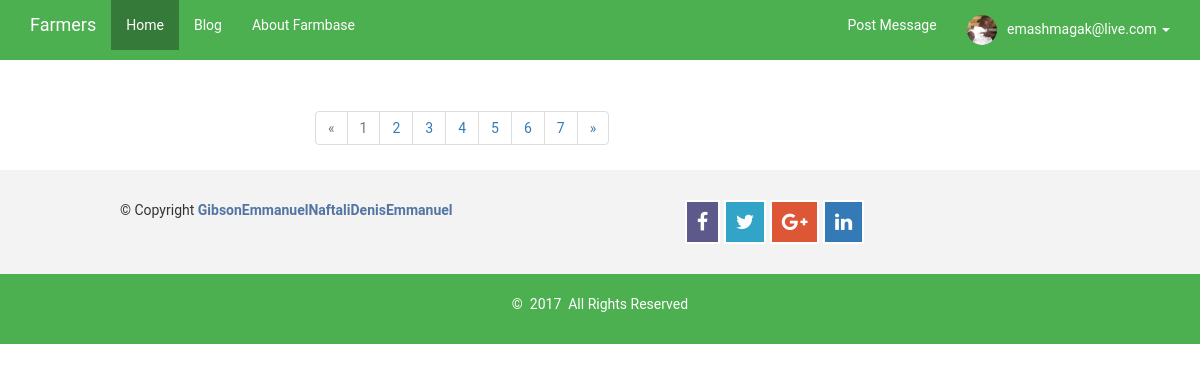
The page /farmer_search.php (signed in) on the database its author committed.
### tables this page shows
CREATE TABLE `tbl_consultants` (
  `ID` int(11) NOT NULL,
  `name` varchar(100) NOT NULL,
  `email` varchar(100) NOT NULL,
  `phone` varchar(100) NOT NULL,
  `photo` varchar(100) NOT NULL,
  `pass` varchar(500) NOT NULL
);

### consultants/class.consultant.php (called while the page is built, shortened)
<?php
class CONSULTANT
{
	private $conn;
	public function __construct()
	{
		$database = new Database();
		$db = $database->dbConnection();
		$this->conn = $db;
    }
	public function runQuery($sql)
	{
		$stmt = $this->conn->prepare($sql);
		return $stmt;
	}
	public function is_logged_in()
	{
		if(isset($_SESSION['consultantSession']))
		{
			return true;
		}
	}
}

### farmer_search.php (the view, shortened to what this page needs)
<?php
require_once 'consultants/class.consultant.php';
  $admin_home = new CONSULTANT();
  if($admin_home->is_logged_in()){
  $stmt = $admin_home->runQuery("SELECT * FROM tbl_consultants WHERE email=:email_id");
  $stmt->execute(array(":email_id"=>$_SESSION['consultantSession']));
  $row = $stmt->fetch(PDO::FETCH_ASSOC);
}
?>
<!DOCTYPE html>
<html>
  <head>
    <link href="#SSS" rel="stylesheet" type="text/css" />
     <link href="css/style.css" rel="stylesheet">
    <link href="css/bootstrap.min.css" rel="stylesheet" type="text/css" />
     <link href="font/css/font-awesome.css" rel="stylesheet" />
    <link rel="stylesheet" href="css/material-inputs.css">
  </head>
  <body>
  <section>
    <nav class="navbar navbar-default navbar-fixed-top">
      <div class="container">
        <div class="navbar-header">
          <a class="navbar-brand" href="index">Farmers</a>
        </div>
        <div id="navbar" class="navbar-collapse collapse">
          <ul class="nav navbar-nav">
            <li class="active"><a href="index">Home</a></li>
            <li><a href="blog">Blog</a></li>
            <li><a href="about">About Farmbase</a></li>
          </ul>
          <ul class="nav navbar-nav navbar-right">
 <?php
if($admin_home->is_logged_in() ) {
  ?>
   <li><a href="consultants/home"><span class="glyphicon glyphicon"></span>&nbsp;Post Message</a></li>
   <li class="dropdown">
              <a href="#" class="dropdown-toggle" data-toggle="dropdown" role="button" aria-haspopup="true" aria-expanded="false">
                <?php
          if(isset($pic)){
            echo $pic;
          } else { ?>
          <img class="img-circle " src="consultants/consult_images/<?php echo $row['photo']; ?>"  style=" padding:0px;"  height=50px />
        <?php
        }?>
        <span class=""></span>&nbsp; <?php echo $row['email']; ?>&nbsp;<span class="caret"></span></a>
            </li><?php } ?>
          </ul>
        </div>
      </div>
    </nav>
     <div class="col-lg-2 col-lg-offset-5">
    <br style="margin: 30px;">
  </div>
   <div class="container">
    <div class="row">
        <div class="navbar navbar-inverse">
              <div class="nav navbar-nav navbar-right">
                   <form action="" method="post">
                <div class="__form-button">
                            <button name="btn-search" class=" btn btn-success" type="submit"><i class="fa fa-search"></i></button>
                </div>
                <div class="__form-input">
                </div>
                      </form>
                </div>
        </div>
      </div>
    </div>
   <div class="col-md-8 col-sm-8 col-md-offset-2 col-sm-offset-2 pull-right "  id="sercher-view">
    </div>
    <div class=" col-md-6 col-md-offset-3 paging_link"></div>
<?php
  include 'footer.php';
  ?>
  </body>
</html>

### css/style.css (style rules this page uses)
html , body { font-family: 'Roboto', sans-serif !important; }
.navbar-fixed-top, #navbar, #myTab { background-color:#4CAF50 !important; border: none!important; }
.dropdown-toggle { background-color:#4CAF50 !important; }
ul .active a { background-color:rgba(0,0,0,0.3) !important; border: none!important; }
.nav li a, .navbar-brand { color: #fff!important; border: none!important; border-radius: 0px!important; }
.navbar-inverse { border: none!important; border-radius: 0px!important; background-color:transparent !important; }
.dropdown-toggle img { width: 30px!important; height: 30px!important; padding: 0px!important; }
#sercher-view { margin-top: -40px!important; }
.__form-button { float: right; }
.__form-input { float: right; }
.__form-button button { border-radius: 0px 3px 3px 0px; }
a { text-decoration: none; }
ul { list-style: none; }

### rows shown on the page
tbl_consultants: photo (picture), email "emashmagak@live.com"
